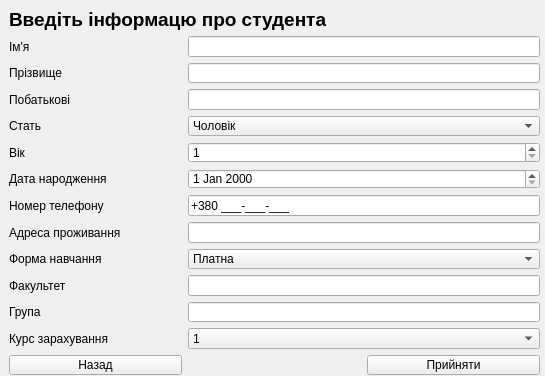
<?xml version="1.0" encoding="UTF-8"?>
<ui version="4.0">
 <class>addStudentForm</class>
 <widget class="QWidget" name="addStudentForm">
  <property name="geometry">
   <rect>
    <x>0</x>
    <y>0</y>
    <width>545</width>
    <height>376</height>
   </rect>
  </property>
  <property name="windowTitle">
   <string>Form</string>
  </property>
  <property name="windowIcon">
   <iconset>
    <normaloff>Icojam-Blue-Bits-Database-search.ico</normaloff>Icojam-Blue-Bits-Database-search.ico</iconset>
  </property>
  <widget class="QWidget" name="layoutWidget">
   <property name="geometry">
    <rect>
     <x>9</x>
     <y>9</y>
     <width>531</width>
     <height>366</height>
    </rect>
   </property>
   <layout class="QGridLayout" name="gridLayout">
    <item row="0" column="0" colspan="2">
     <widget class="QLabel" name="label_10">
      <property name="font">
       <font>
        <pointsize>14</pointsize>
        <weight>75</weight>
        <bold>true</bold>
       </font>
      </property>
      <property name="text">
       <string>Введіть інформацю про студента</string>
      </property>
     </widget>
    </item>
    <item row="1" column="0">
     <widget class="QLabel" name="label">
      <property name="text">
       <string>Ім'я</string>
      </property>
     </widget>
    </item>
    <item row="1" column="1" colspan="2">
     <widget class="QLineEdit" name="lineEdit">
      <property name="inputMask">
       <string>AAAAAAAAAAAAAAAAAAAA</string>
      </property>
      <property name="maxLength">
       <number>20</number>
      </property>
     </widget>
    </item>
    <item row="2" column="0">
     <widget class="QLabel" name="label_2">
      <property name="text">
       <string>Прізвище</string>
      </property>
     </widget>
    </item>
    <item row="2" column="1" colspan="2">
     <widget class="QLineEdit" name="lineEdit_2">
      <property name="inputMask">
       <string>AAAAAAAAAAAAAAAAAAAAAAAAA</string>
      </property>
     </widget>
    </item>
    <item row="3" column="0">
     <widget class="QLabel" name="label_3">
      <property name="text">
       <string>Побатькові</string>
      </property>
     </widget>
    </item>
    <item row="3" column="1" colspan="2">
     <widget class="QLineEdit" name="lineEdit_3">
      <property name="inputMask">
       <string>AAAAAAAAAAAAAAAAAAAAAAAAA</string>
      </property>
     </widget>
    </item>
    <item row="4" column="0">
     <widget class="QLabel" name="label_4">
      <property name="text">
       <string>Стать</string>
      </property>
     </widget>
    </item>
    <item row="4" column="1" colspan="2">
     <widget class="QComboBox" name="comboBox">
      <property name="layoutDirection">
       <enum>Qt::LeftToRight</enum>
      </property>
      <property name="currentText">
       <string>Чоловік</string>
      </property>
      <property name="currentIndex">
       <number>0</number>
      </property>
      <property name="maxVisibleItems">
       <number>10</number>
      </property>
      <item>
       <property name="text">
        <string>Чоловік</string>
       </property>
      </item>
      <item>
       <property name="text">
        <string>Жінка</string>
       </property>
      </item>
     </widget>
    </item>
    <item row="5" column="0">
     <widget class="QLabel" name="label_5">
      <property name="text">
       <string>Вік</string>
      </property>
     </widget>
    </item>
    <item row="5" column="1" colspan="2">
     <widget class="QSpinBox" name="spinBox">
      <property name="buttonSymbols">
       <enum>QAbstractSpinBox::UpDownArrows</enum>
      </property>
      <property name="minimum">
       <number>1</number>
      </property>
      <property name="maximum">
       <number>99</number>
      </property>
     </widget>
    </item>
    <item row="6" column="0">
     <widget class="QLabel" name="label_6">
      <property name="text">
       <string>Дата народження</string>
      </property>
     </widget>
    </item>
    <item row="6" column="1" colspan="2">
     <widget class="QDateEdit" name="dateEdit"/>
    </item>
    <item row="7" column="0">
     <widget class="QLabel" name="label_7">
      <property name="text">
       <string>Номер телефону</string>
      </property>
     </widget>
    </item>
    <item row="7" column="1" colspan="2">
     <widget class="QLineEdit" name="lineEdit_7">
      <property name="inputMask">
       <string>+38\0 999-999-999;_</string>
      </property>
      <property name="text">
       <string>+380 --</string>
      </property>
     </widget>
    </item>
    <item row="8" column="0">
     <widget class="QLabel" name="label_8">
      <property name="text">
       <string>Адреса проживання</string>
      </property>
     </widget>
    </item>
    <item row="8" column="1" colspan="2">
     <widget class="QLineEdit" name="lineEdit_8"/>
    </item>
    <item row="9" column="0">
     <widget class="QLabel" name="label_9">
      <property name="text">
       <string>Форма навчання</string>
      </property>
     </widget>
    </item>
    <item row="9" column="1" colspan="2">
     <widget class="QComboBox" name="comboBox_2">
      <item>
       <property name="text">
        <string>Платна</string>
       </property>
      </item>
      <item>
       <property name="text">
        <string>Державна</string>
       </property>
      </item>
     </widget>
    </item>
    <item row="10" column="0">
     <widget class="QLabel" name="label_11">
      <property name="text">
       <string>Факультет</string>
      </property>
     </widget>
    </item>
    <item row="10" column="1" colspan="2">
     <widget class="QLineEdit" name="lineEdit_4">
      <property name="inputMask">
       <string>AAAAAAAAAAAAAAAAAAAAAAAAA</string>
      </property>
     </widget>
    </item>
    <item row="11" column="0">
     <widget class="QLabel" name="label_12">
      <property name="text">
       <string>Група</string>
      </property>
     </widget>
    </item>
    <item row="11" column="1" colspan="2">
     <widget class="QLineEdit" name="lineEdit_5">
      <property name="inputMask">
       <string>AAAAAAAAAAAAAAAAAAAAAAAAA</string>
      </property>
     </widget>
    </item>
    <item row="12" column="0">
     <widget class="QLabel" name="label_13">
      <property name="text">
       <string>Курс зарахування</string>
      </property>
     </widget>
    </item>
    <item row="12" column="1" colspan="2">
     <widget class="QComboBox" name="comboBox_3">
      <item>
       <property name="text">
        <string>1</string>
       </property>
      </item>
      <item>
       <property name="text">
        <string>2</string>
       </property>
      </item>
      <item>
       <property name="text">
        <string>3</string>
       </property>
      </item>
     </widget>
    </item>
    <item row="13" column="0">
     <widget class="QPushButton" name="pushButton">
      <property name="text">
       <string>Назад</string>
      </property>
     </widget>
    </item>
    <item row="13" column="2">
     <widget class="QPushButton" name="pushButton_2">
      <property name="text">
       <string>Прийняти</string>
      </property>
     </widget>
    </item>
   </layout>
  </widget>
 </widget>
 <tabstops>
  <tabstop>lineEdit</tabstop>
  <tabstop>lineEdit_2</tabstop>
  <tabstop>lineEdit_3</tabstop>
  <tabstop>comboBox</tabstop>
  <tabstop>spinBox</tabstop>
  <tabstop>dateEdit</tabstop>
  <tabstop>lineEdit_7</tabstop>
  <tabstop>lineEdit_8</tabstop>
  <tabstop>comboBox_2</tabstop>
  <tabstop>lineEdit_4</tabstop>
  <tabstop>lineEdit_5</tabstop>
  <tabstop>comboBox_3</tabstop>
  <tabstop>pushButton_2</tabstop>
  <tabstop>pushButton</tabstop>
 </tabstops>
 <resources/>
 <connections/>
</ui>
